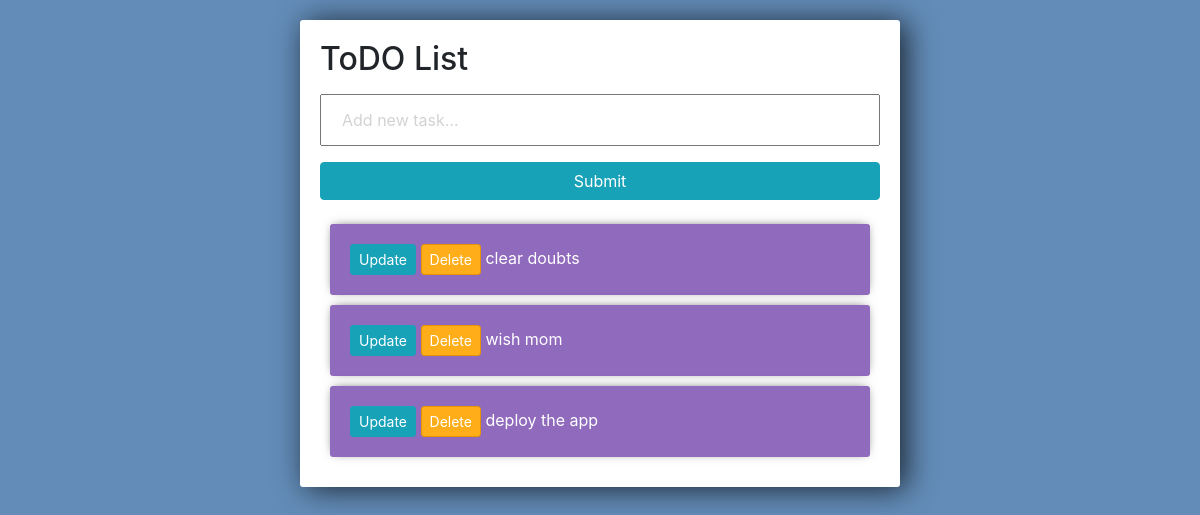
Before: / with the older database file.
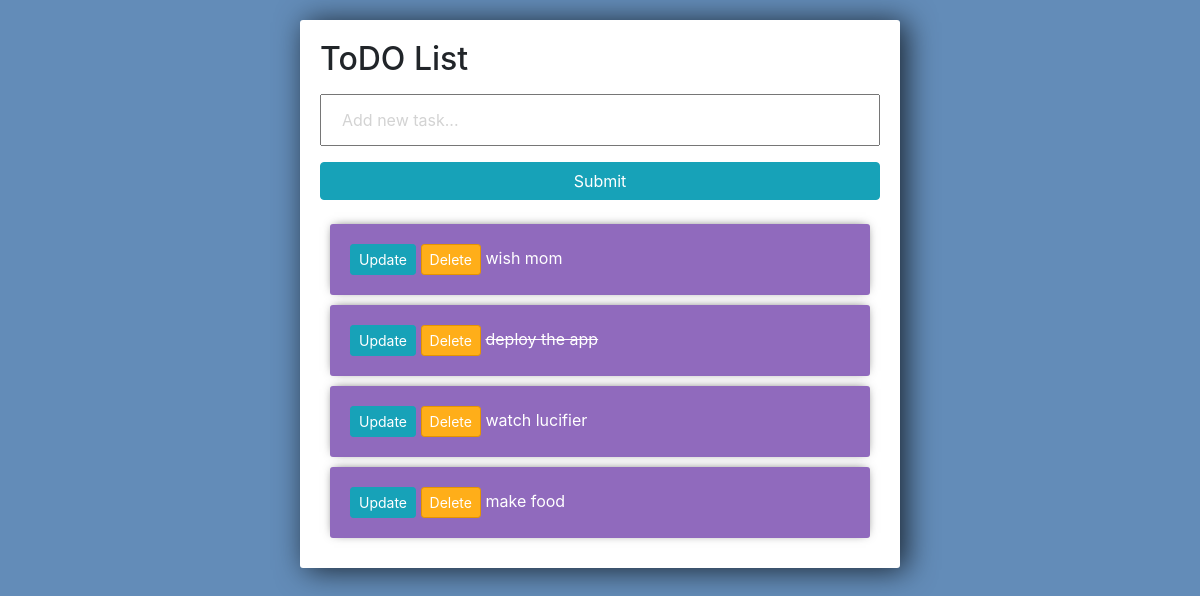
After: the same page with the newer database file.
### tasks/models.py (models this page shows)
class Task(models.Model):
	title = models.CharField(max_length=200)
	complete = models.BooleanField(default=False)
	created = models.DateTimeField(auto_now_add=True)
	def __str__(self):
		return self.title

### tasks/views.py (the view)
# urls.py: path('', views.index, name='index'),
def index(request):
    tasks = Task.objects.all()
    form = TaskForm()
    if request.method == 'POST':
        form = TaskForm(request.POST)
        if form.is_valid():
            form.save()
        return redirect('/')
    context = {'tasks': tasks, 'form':form}
    return render(request, 'tasks/list.html', context)

### tasks/forms.py
class TaskForm(forms.ModelForm):
	title= forms.CharField(widget= forms.TextInput(attrs={'placeholder':'Add new task...'}))
	class Meta:
		model = Task
		fields = '__all__'

### tasks/templates/tasks/list.html (shortened to what this page needs)
<link rel="stylesheet" href="https://stackpath.bootstrapcdn.com/bootstrap/4.3.1/css/bootstrap.min.css">
<div class="center-column">
    <h2>ToDO List</h2>
	<form method="POST" action="/">
		{{form.title}}
		<input class="btn btn-info" type="submit" name="Create Task">
	</form>
	<div class="todo-list">
	{% for task in tasks %}
		<div class="item-row">
			<a class="btn btn-sm btn-info" href="{% url 'update_task' task.id %}">Update</a>
			<a class="btn btn-sm btn-danger" href="{% url 'delete' task.id %}">Delete</a>
			{% if task.complete == True %}
			<strike>{{task}}</strike>
			{% else %}
			<span>{{task}}</span>
			{% endif %}
		</div>
	{% endfor %}
	</div>
</div>

### tasks/templates/tasks/list.html (style rules this page uses)
input { width: 100%; padding: 12px 20px; margin: 8px 0; box-sizing: border-box; }
input::placeholder { color: #d3d3d3; }
.center-column { width:600px; margin: 20px auto; padding:20px; background-color: #fff; border-radius: 3px; box-shadow: 6px 2px 30px 0px rgba(0,0,0,0.75); }
.item-row { background-color: #906abd; margin: 10px; padding: 20px; border-radius: 3px; color: #fff; font-size: 16px; box-shadow: 0px -1px 10px -4px rgba(0,0,0,0.75); }
.btn-danger { background-color: #ffae19; border-color: #e59400; }

Changed rows visible on the page:
removed Task: title "clear doubts"
changed Task "deploy the app": complete False → True (drawn)
added Task: title "watch lucifier"
added Task: title "make food"
